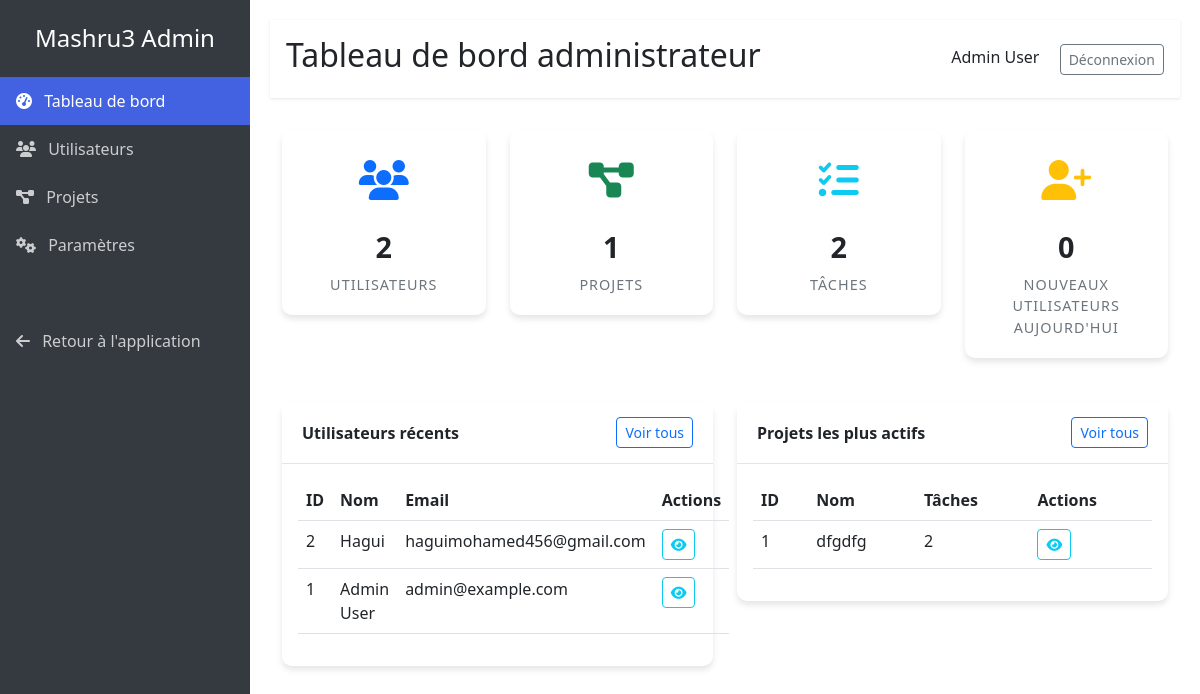
The page /admin (signed in) on the database its author committed.
### app.py (models this page shows)
class User(db.Model):
    user_id = db.Column(db.Integer, primary_key=True)
    name = db.Column(db.String(255), nullable=False)
    image = db.Column(db.String(255))
    password = db.Column(db.String(255), nullable=False)
    email = db.Column(db.String(255), unique=True, nullable=False)
    is_admin = db.Column(db.Boolean, default=False)
    created_at = db.Column(db.DATE, server_default=db.func.current_date())  # Add created_at field

class Project(db.Model):
    project_id = db.Column(db.Integer, primary_key=True)
    name = db.Column(db.String(255), nullable=False)
    description = db.Column(db.Text)
    image = db.Column(db.String(255))
    start_date = db.Column(db.DATE, nullable=True)
    end_date = db.Column(db.DATE, nullable=True)
    finished_date = db.Column(db.DATE, nullable=True)
    created_at = db.Column(db.DATE, server_default=db.func.current_date())

### app.py (the view)
@app.route('/admin')
def admin_dashboard():
    if 'user_id' not in session:
        return redirect(url_for('connexion'))
    user = db.session.get(User, session['user_id'])
    if not user or not user.is_admin:
        return redirect(url_for('dashboard'))
    total_users = User.query.count()
    total_projects = Project.query.count()
    total_tasks = Task.query.count()
    try:
        new_users_today = User.query.filter(User.created_at >= date.today()).count()
    except:
        new_users_today = 0  # Fallback if created_at isn't available on some users
    recent_users = User.query.order_by(User.user_id.desc()).limit(5).all()
    project_stats = db.session.query(
        Project.project_id,
        Project.name,
        db.func.count(Task.task_id).label('task_count')
    ).join(Task, Task.project_id == Project.project_id, isouter=True).group_by(
        Project.project_id, Project.name
    ).order_by(db.desc('task_count')).limit(5).all()
    return render_template(
        'admin/dashboard.html',
        total_users=total_users,
        total_projects=total_projects,
        total_tasks=total_tasks,
        new_users_today=new_users_today,
        recent_users=recent_users,
        project_stats=project_stats
    )

### app.py (called while the page is built)
@app.context_processor
def inject_quote():
    return {'quote': random.choice(COLLABORATION_QUOTES) if 'COLLABORATION_QUOTES' in globals() else None}

@app.context_processor
def inject_user_data():
    if 'user_id' in session:
        user = db.session.get(User, session['user_id'])
        if user:
            return {
                'user_first_name': user.name,
                'user_image': user.image,
                'is_admin': user.is_admin  # Add admin status here
            }
    return {'user_first_name': None, 'user_image': None, 'is_admin': False}

@app.context_processor
def inject_notifications_data():
    if 'user_id' in session:
        unread_count = Notification.query.filter_by(
            recipient_id=session['user_id'],
            is_read=False
        ).count()
        return {'notification_count': unread_count}
    return {'notification_count': 0}

### templates/admin/dashboard.html (shortened to what this page needs)
{% extends 'admin/base.html' %}
{% block page_title %}Tableau de bord administrateur{% endblock %}
{% block content %}
<div class="container-fluid">
    <div class="row mb-4">
        <div class="col-md-3">
            <div class="stat-card text-center">
                <div class="stat-icon text-primary">
                    <i class="fas fa-users"></i>
                </div>
                <div class="stat-number">{{ total_users }}</div>
                <div class="stat-title">Utilisateurs</div>
            </div>
        </div>
        <div class="col-md-3">
            <div class="stat-card text-center">
                <div class="stat-icon text-success">
                    <i class="fas fa-project-diagram"></i>
                </div>
                <div class="stat-number">{{ total_projects }}</div>
                <div class="stat-title">Projets</div>
            </div>
        </div>
        <div class="col-md-3">
            <div class="stat-card text-center">
                <div class="stat-icon text-info">
                    <i class="fas fa-tasks"></i>
                </div>
                <div class="stat-number">{{ total_tasks }}</div>
                <div class="stat-title">Tâches</div>
            </div>
        </div>
        <div class="col-md-3">
            <div class="stat-card text-center">
                <div class="stat-icon text-warning">
                    <i class="fas fa-user-plus"></i>
                </div>
                <div class="stat-number">{{ new_users_today }}</div>
                <div class="stat-title">Nouveaux utilisateurs aujourd'hui</div>
            </div>
        </div>
    </div>
    <div class="row">
        <div class="col-md-6">
            <div class="card">
                <div class="card-header d-flex justify-content-between align-items-center">
                    <span>Utilisateurs récents</span>
                    <a href="{{ url_for('admin_users') }}" class="btn btn-sm btn-outline-primary">Voir tous</a>
                </div>
                <div class="card-body">
                    <table class="table table-hover">
                        <thead>
                            <tr>
                                <th>ID</th>
                                <th>Nom</th>
                                <th>Email</th>
                                <th>Actions</th>
                            </tr>
                        </thead>
                        <tbody>
                            {% for user in recent_users %}
                            <tr>
                                <td>{{ user.user_id }}</td>
                                <td>{{ user.name }}</td>
                                <td>{{ user.email }}</td>
                                <td>
                                    <a href="{{ url_for('admin_user_details', user_id=user.user_id) }}" class="btn btn-sm btn-outline-info">
                                        <i class="fas fa-eye"></i>
                                    </a>
                                </td>
                            </tr>
                            {% else %}
                            <tr>
                                <td colspan="4" class="text-center">Aucun utilisateur trouvé</td>
                            </tr>
                            {% endfor %}
                        </tbody>
                    </table>
                </div>
            </div>
        </div>
        <div class="col-md-6">
            <div class="card">
                <div class="card-header d-flex justify-content-between align-items-center">
                    <span>Projets les plus actifs</span>
                    <a href="{{ url_for('admin_projects') }}" class="btn btn-sm btn-outline-primary">Voir tous</a>
                </div>
                <div class="card-body">
                    <table class="table table-hover">
                        <thead>
                            <tr>
                                <th>ID</th>
                                <th>Nom</th>
                                <th>Tâches</th>
                                <th>Actions</th>
                            </tr>
                        </thead>
                        <tbody>
                            {% for project in project_stats %}
                            <tr>
                                <td>{{ project.project_id }}</td>
                                <td>{{ project.name }}</td>
                                <td>{{ project.task_count }}</td>
                                <td>
                                    <a href="{{ url_for('admin_project_details', project_id=project.project_id) }}" class="btn btn-sm btn-outline-info">
                                        <i class="fas fa-eye"></i>
                                    </a>
                                </td>
                            </tr>
                            {% else %}
                            <tr>
                                <td colspan="4" class="text-center">Aucun projet trouvé</td>
                            </tr>
                            {% endfor %}
                        </tbody>
                    </table>
                </div>
            </div>
        </div>
    </div>
</div>
{% endblock %}

### templates/admin/base.html (shortened to what this page needs)
<!DOCTYPE html>
<html lang="fr">
<head>
    <link href="https://cdn.jsdelivr.net/npm/bootstrap@5.2.3/dist/css/bootstrap.min.css" rel="stylesheet">
    <link rel="stylesheet" href="https://cdnjs.cloudflare.com/ajax/libs/font-awesome/6.4.0/css/all.min.css">
</head>
<body>
    <div class="sidebar">
        <div class="d-flex align-items-center justify-content-center py-4">
            <h4 class="m-0">Mashru3 Admin</h4>
        </div>
        <ul class="nav flex-column">
            <li class="nav-item">
                <a href="{{ url_for('admin_dashboard') }}" class="nav-link {% if request.path == url_for('admin_dashboard') %}active{% endif %}">
                    <i class="fas fa-tachometer-alt me-2"></i> Tableau de bord
                </a>
            </li>
            <li class="nav-item">
                <a href="{{ url_for('admin_users') }}" class="nav-link {% if request.path == url_for('admin_users') %}active{% endif %}">
                    <i class="fas fa-users me-2"></i> Utilisateurs
                </a>
            </li>
            <li class="nav-item">
                <a href="{{ url_for('admin_projects') }}" class="nav-link {% if request.path == url_for('admin_projects') %}active{% endif %}">
                    <i class="fas fa-project-diagram me-2"></i> Projets
                </a>
            </li>
            <li class="nav-item">
                <a href="{{ url_for('admin_settings') }}" class="nav-link {% if request.path == url_for('admin_settings') %}active{% endif %}">
                    <i class="fas fa-cogs me-2"></i> Paramètres
                </a>
            </li>
            <li class="nav-item mt-5">
                <a href="{{ url_for('dashboard') }}" class="nav-link">
                    <i class="fas fa-arrow-left me-2"></i> Retour à l'application
                </a>
            </li>
        </ul>
    </div>
    <div class="main-content">
        <div class="header">
            <div class="d-flex justify-content-between align-items-center">
                <h2>{% block page_title %}Administration{% endblock %}</h2>
                <div>
                    <span class="me-3">{{ user_first_name }}</span>
                    <a href="{{ url_for('deconnexion') }}" class="btn btn-outline-secondary btn-sm">Déconnexion</a>
                </div>
            </div>
        </div>
        <div class="content">
            {% block content %}{% endblock %}
        </div>
    </div>
</body>
</html>

### templates/admin/base.html (style rules this page uses)
:root { --primary: #4262e2; --secondary: #6c757d; --success: #28a745; --danger: #dc3545; --warning: #ffc107; --info: #17a2b8; --light: #f8f9fa; --dark: #343a40; --sidebar-width: 250px; }
body { min-height: 100vh; display: flex; }
.sidebar { width: var(--sidebar-width); background-color: var(--dark); color: white; min-height: 100vh; position: fixed; top: 0; left: 0; z-index: 1000; }
.sidebar .nav-link { color: rgba(255, 255, 255, 0.75); padding: 0.75rem 1rem; transition: all 0.2s ease; }
.sidebar .nav-link.active { color: white; background-color: var(--primary); }
.main-content { width: calc(100% - var(--sidebar-width)); margin-left: var(--sidebar-width); padding: 20px; }
.header { background-color: white; box-shadow: 0 1px 3px rgba(0,0,0,0.1); padding: 1rem; margin-bottom: 2rem; }
.card { border: none; border-radius: 10px; box-shadow: 0 4px 6px rgba(0, 0, 0, 0.1); margin-bottom: 20px; }
.card-header { background-color: white; border-bottom: 1px solid rgba(0,0,0,0.1); font-weight: bold; padding: 15px 20px; }
.stat-card { background-color: white; border-radius: 10px; box-shadow: 0 4px 6px rgba(0,0,0,0.1); padding: 20px; margin-bottom: 20px; transition: transform 0.2s ease; }
.stat-icon { font-size: 2.5rem; margin-bottom: 15px; }
.stat-number { font-size: 1.8rem; font-weight: bold; margin-bottom: 5px; }
.stat-title { color: var(--secondary); font-size: 0.9rem; text-transform: uppercase; letter-spacing: 1px; }

### rows shown on the page
User: name "Admin User", user_id "1", email "admin@example.com"
User: user_id "2", name "Hagui", email "haguimohamed456@gmail.com"
Project: project_id "1", name "dfgdfg", task_count "2"

### other values the page prints
{{ total_users }} "2"
{{ total_projects }} "1"
{{ total_tasks }} "2"
{{ new_users_today }} "0"
